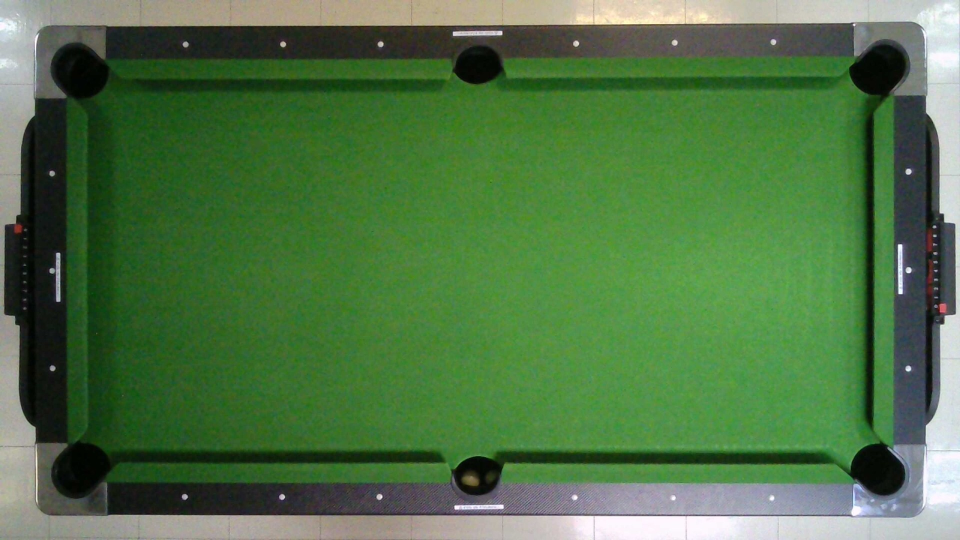
#> input picture Test_Perspective/new.jpg, 1920 x 1080 px, given in place of the camera (shown at 1/2 size)
$ python Canny.py
#> lines starting #> are read from the running program, lines starting #| are printed output that depends on the picture; after the words box and inside, x2 and y2 are one past the last pixel; in counts of white or black regions, pixels touching at a corner belong together
import cv2
import numpy as np

# Callback function for trackbar
def nothing(x):
    pass

# Create a window
cv2.namedWindow('Canny Edge Detection')

# Create trackbars for threshold values
cv2.createTrackbar('min', 'Canny Edge Detection', 0, 255, nothing)
cv2.createTrackbar('max', 'Canny Edge Detection', 0, 255, nothing)

# Open the default camera
cap = cv2.VideoCapture(0)
cap.set(cv2.CAP_PROP_FRAME_WIDTH, 1920)
cap.set(cv2.CAP_PROP_FRAME_HEIGHT, 1080)
while True:
    # Read a frame from the camera
    ret, frame = cap.read()
#> frame is the input picture: shape (1080, 1920, 3); mean B, G, R 70.1, 116.8, 79.5

    # Convert the frame to grayscale
    gray = cv2.cvtColor(frame, cv2.COLOR_BGR2GRAY)
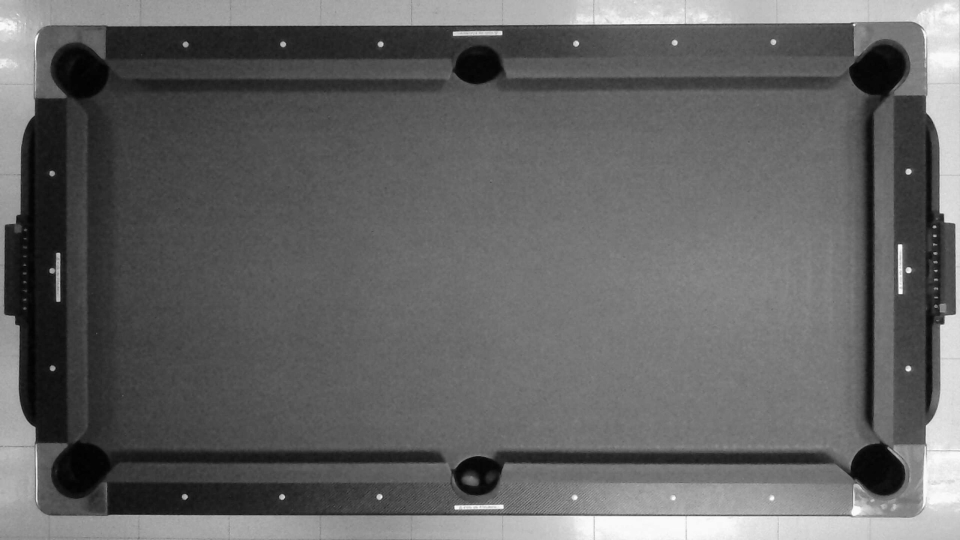
#> gray: shape (1080, 1920) (shown at 1/2 size); min 1, max 255, mean 100.3
    gray = cv2.GaussianBlur(gray, (7, 7), 0)
    # Get current threshold values
    min_val = cv2.getTrackbarPos('min', 'Canny Edge Detection')
    max_val = cv2.getTrackbarPos('max', 'Canny Edge Detection')

    # Apply Canny edge detection
    edges = cv2.Canny(gray, min_val, max_val)
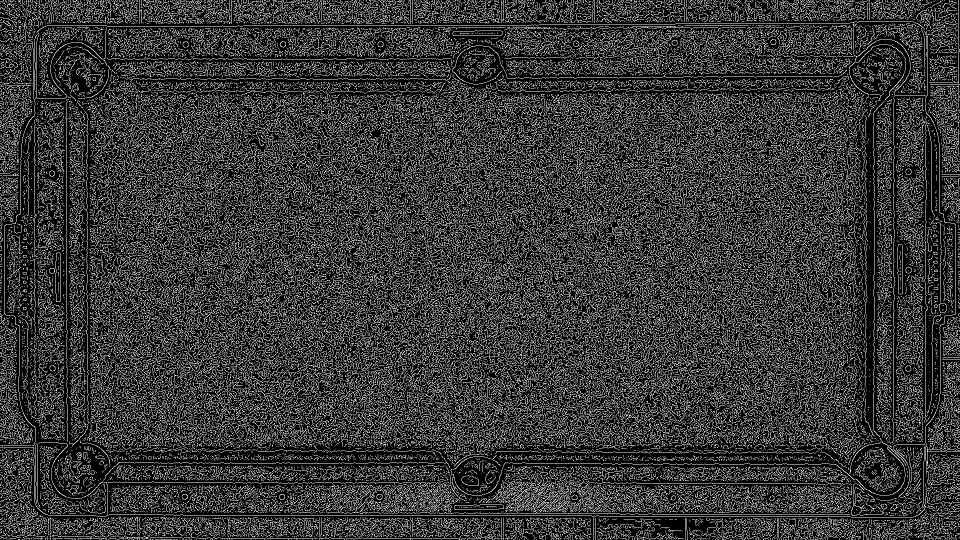
#> edges: shape (1080, 1920) (shown at 1/2 size); 21.4% white in thin lines or dots
    kernel = np.ones((3,3),np.uint8)
    mask_closing = cv2.morphologyEx(edges, cv2.MORPH_CLOSE, kernel) # dilate->erode
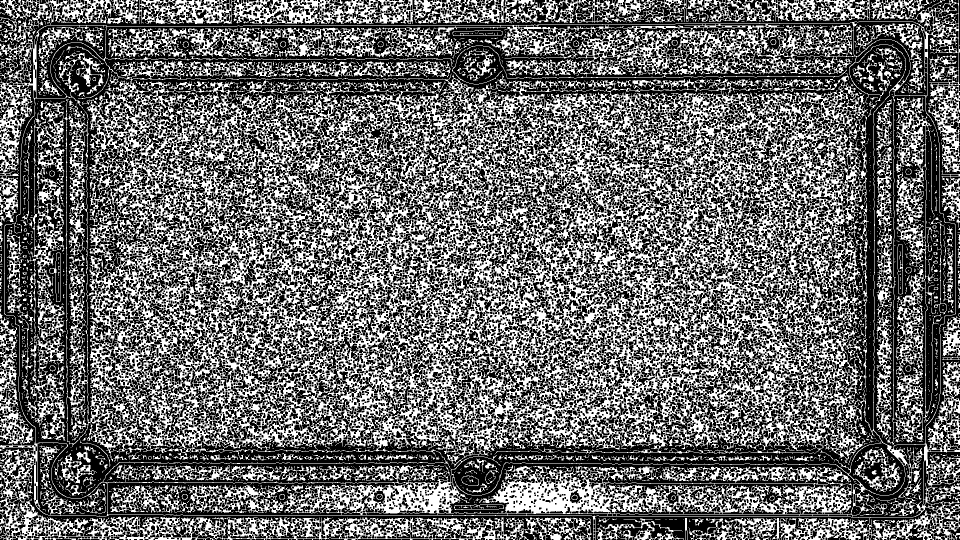
#> mask_closing: shape (1080, 1920) (shown at 1/2 size); 41.9% white; 2547 white regions (2250 under 20 px), largest, box (x1, y1, x2, y2) and area: (0, 0, 1920, 1080) 768821, (1752, 193, 1882, 889) 25463, (54, 203, 131, 766) 11570
    # Show image with edges
    cv2.imshow('Canny Edge Detection', mask_closing)

    # Exit on ESC key
    if cv2.waitKey(1) == 27:
#> (key Esc is pressed here)
        break

# Release the camera and close all windows
cap.release()
cv2.destroyAllWindows()
